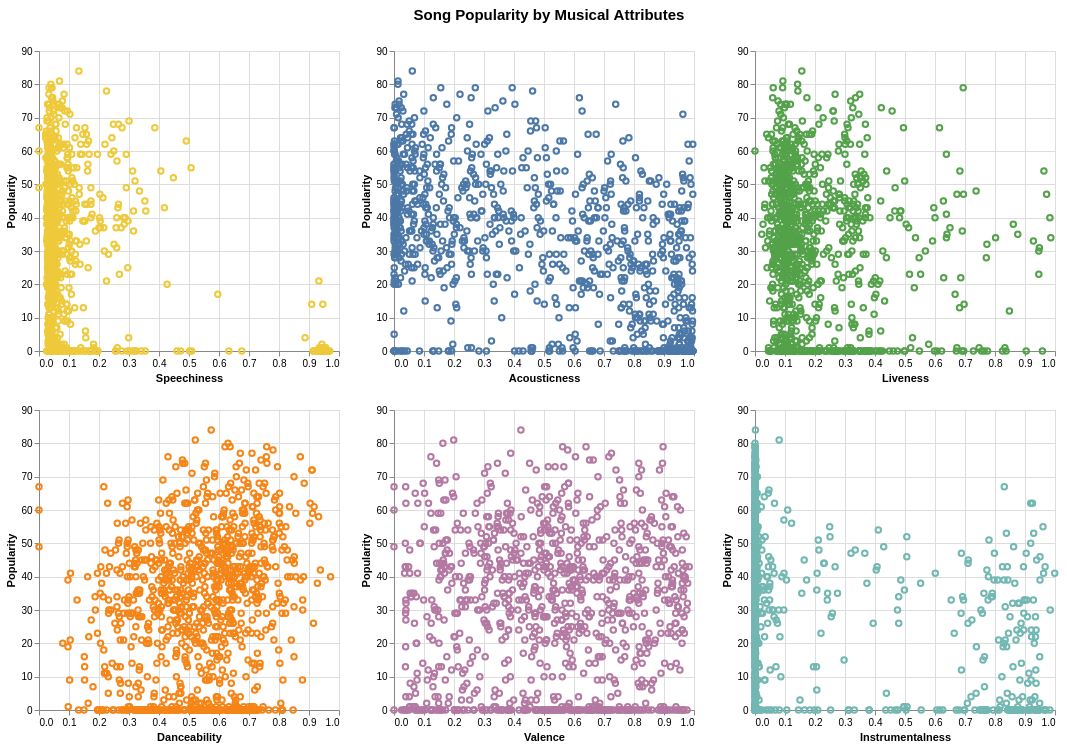

Notebook code cell kept with this figure:
### Code cell
# Create the selection interaction
selection = alt.selection_interval()

# Plot the first attribute by popularity
chart = alt.Chart(sample).mark_point().add_params(
    selection
).encode(
    x = alt.X("speechiness:Q", title = 'Speechiness'),
    y = alt.Y("popularity:Q", title = 'Popularity'),
    color = alt.condition(selection, alt.value('#EECA3B'), alt.value('gray')),
    opacity = alt.condition(selection, alt.value(1), alt.value(0.3))
)

# Create a title object
text = alt.Chart().mark_text(
    fontSize=15,
    fontWeight=600,
    dx=500,
    dy=0,
).encode(
    text=alt.value("Song Popularity by Musical Attributes")
)

# Plot the title and first chart and then create other charts as a modification of the first chart, changing the X and the color
figure = text&(chart&
        chart.encode(alt.X("danceability:Q", title = 'Danceability'), color = alt.condition(selection, alt.value('#F58517'), alt.value('gray')))|
        chart.encode(alt.X("acousticness:Q", title = 'Acousticness'), color = alt.condition(selection, alt.value('#4C78A8'), alt.value('gray')))&
        chart.encode(alt.X("valence:Q", title = 'Valence'), color = alt.condition(selection, alt.value('#B379A2'), alt.value('gray')))|
        chart.encode(alt.X("liveness:Q", title = 'Liveness'), color = alt.condition(selection, alt.value('#53A24A'), alt.value('gray')))&
        chart.encode(alt.X("instrumentalness:Q", title = 'Instrumentalness'), color = alt.condition(selection, alt.value('#72B7B2'), alt.value('gray'))))

figure

### Figure 1 — Vega-Lite specification as saved in the notebook (floating-point values rounded to 4 significant figures; data arrays with more than 128 entries replaced by an {"elided": "..."} marker saying what was removed)
{"config": {"view": {"continuousWidth": 300, "continuousHeight": 300}}, "vconcat": [{"data": {"name": "empty"}, "mark": {"type": "text", "dx": 500, "dy": 0, "fontSize": 15, "fontWeight": 600}, "encoding": {"text": {"value": "Song Popularity by Musical Attributes"}}}, {"hconcat": [{"vconcat": [{"mark": {"type": "point"}, "encoding": {"color": {"condition": {"param": "param_1", "value": "#EECA3B"}, "value": "gray"}, "opacity": {"condition": {"param": "param_1", "value": 1}, "value": 0.3}, "x": {"field": "speechiness", "title": "Speechiness", "type": "quantitative"}, "y": {"field": "popularity", "title": "Popularity", "type": "quantitative"}}, "name": "view_1"}, {"mark": {"type": "point"}, "encoding": {"color": {"condition": {"param": "param_1", "value": "#F58517"}, "value": "gray"}, "opacity": {"condition": {"param": "param_1", "value": 1}, "value": 0.3}, "x": {"field": "danceability", "title": "Danceability", "type": "quantitative"}, "y": {"field": "popularity", "title": "Popularity", "type": "quantitative"}}, "name": "view_2"}]}, {"vconcat": [{"mark": {"type": "point"}, "encoding": {"color": {"condition": {"param": "param_1", "value": "#4C78A8"}, "value": "gray"}, "opacity": {"condition": {"param": "param_1", "value": 1}, "value": 0.3}, "x": {"field": "acousticness", "title": "Acousticness", "type": "quantitative"}, "y": {"field": "popularity", "title": "Popularity", "type": "quantitative"}}, "name": "view_3"}, {"mark": {"type": "point"}, "encoding": {"color": {"condition": {"param": "param_1", "value": "#B379A2"}, "value": "gray"}, "opacity": {"condition": {"param": "param_1", "value": 1}, "value": 0.3}, "x": {"field": "valence", "title": "Valence", "type": "quantitative"}, "y": {"field": "popularity", "title": "Popularity", "type": "quantitative"}}, "name": "view_4"}]}, {"vconcat": [{"mark": {"type": "point"}, "encoding": {"color": {"condition": {"param": "param_1", "value": "#53A24A"}, "value": "gray"}, "opacity": {"condition": {"param": "param_1", "value": 1}, "value": 0.3}, "x": {"field": "liveness", "title": "Liveness", "type": "quantitative"}, "y": {"field": "popularity", "title": "Popularity", "type": "quantitative"}}, "name": "view_5"}, {"mark": {"type": "point"}, "encoding": {"color": {"condition": {"param": "param_1", "value": "#72B7B2"}, "value": "gray"}, "opacity": {"condition": {"param": "param_1", "value": 1}, "value": 0.3}, "x": {"field": "instrumentalness", "title": "Instrumentalness", "type": "quantitative"}, "y": {"field": "popularity", "title": "Popularity", "type": "quantitative"}}, "name": "view_6"}]}], "data": {"name": "data-406d9059b48ac0c91d93b841426bdbae"}}], "params": [{"name": "param_1", "select": {"type": "interval"}, "views": ["view_1", "view_2", "view_3", "view_4", "view_5", "view_6"]}], "$schema": "https://vega.github.io/schema/vega-lite/v5.20.1.json", "datasets": {"empty": [{}], "data-406d9059b48ac0c91d93b841426bdbae": {"elided": "1000 records"}}}
